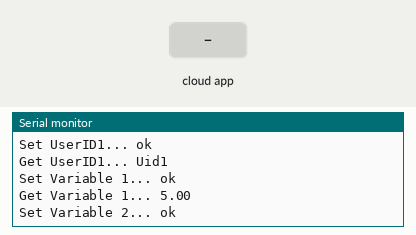
Simulated run of this sketch. Board: ESP8266 (NodeMCU). On the bench: the last lines printed to the serial monitor. The inputs (shaded band) are chosen by the test bench. WiFi joins after 1.5 s; servers stay silent unless stated; network time is answered at once with the bench clock; the local clock reads 2024-03-15 10:24:30 at power-on unless the sketch sets it; random numbers use the default seed unless the sketch sets one; the Firebase database answers and starts empty.

Above: at 2.7 s.
2.8 s: the phone or cloud app sets Name to 0
At 3.92 s:
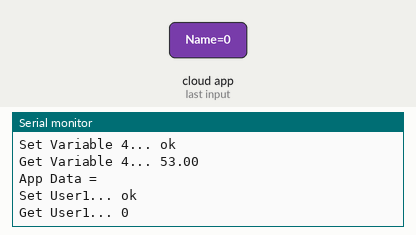
5.2 s: the phone or cloud app sets UserId to 0
At 6.17 s:
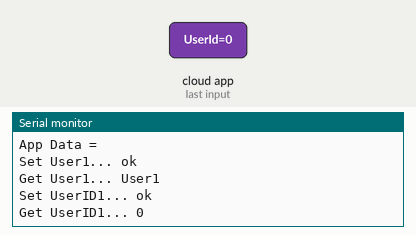
7.5 s: the phone or cloud app sets Variable1 to 0
At 7.52 s:
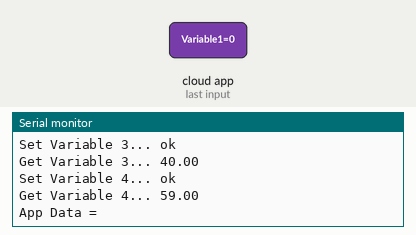
9.0 s: the phone or cloud app sets Variable2 to 0
10.5 s: the phone or cloud app sets Variable3 to 0
At 10.98 s:
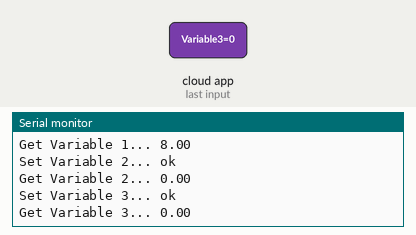
12.0 s: the phone or cloud app sets Variable4 to 0
At 13.23 s:
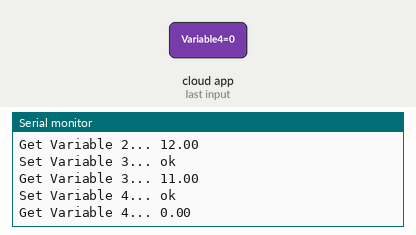
Timing chart, 0 to 14.5 s (numbered marks = the images above; inputs shaded):
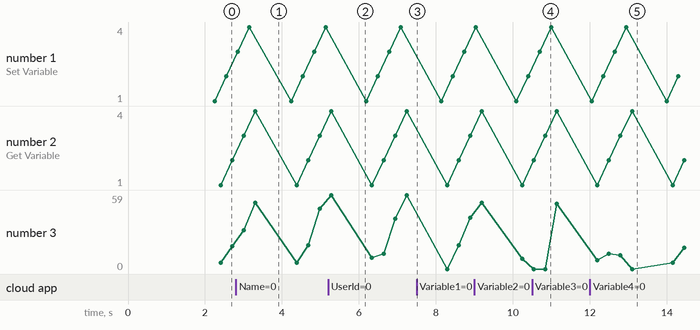

The sketch:

nodemcu_2_way_communication_water_manag_pro.ino
```cpp
#if defined(ESP32)
#include <WiFi.h>
#include <FirebaseESP32.h>
#elif defined(ESP8266)
#include <ESP8266WiFi.h>
#include <FirebaseESP8266.h>
#endif

#include <WiFiUdp.h>
#include <NTPClient.h>

WiFiUDP ntpUDP;
NTPClient timeClient(ntpUDP, "pool.ntp.org",19800);

//Provide the token generation process info.
#include <addons/TokenHelper.h>

//Provide the RTDB payload printing info and other helper functions.
#include <addons/RTDBHelper.h>

/* 1. Define the WiFi credentials */
#define WIFI_SSID "IQOO Z3 RN1015"
#define WIFI_PASSWORD "yrge1423"

//For the following credentials, see examples/Authentications/SignInAsUser/EmailPassword/EmailPassword.ino

/* 2. Define the API Key */
#define API_KEY "AIzaSyCTNtHX-G3JPNy7-zSXXo-6OncyL6qgiJ0"

/* 3. Define the RTDB URL */
#define DATABASE_URL "https://es-lab-75371-default-rtdb.firebaseio.com/" //<databaseName>.firebaseio.com or <databaseName>.<region>.firebasedatabase.app

/* 4. Define the user Email and password that alreadey registerd or added in your project */
#define USER_EMAIL "kannan.m21@iiits.in"
#define USER_PASSWORD "123456789"

//Define Firebase Data object
FirebaseData fbdo;
FirebaseAuth auth;
FirebaseConfig config;

unsigned long sendDataPrevMillis = 0;
String appdata = "";


unsigned long count = 0;

String getCurrentTimeString()
{
timeClient.update();
time_t now = timeClient.getEpochTime();
struct tm *timeinfo;
timeinfo = localtime(&now);
char buffer[30];
strftime(buffer, sizeof(buffer), "%A, %Y-%m-%d %H:%M:%S", timeinfo);
return String(buffer);
}


void setup()
{

Serial.begin(115200);

WiFi.begin(WIFI_SSID, WIFI_PASSWORD);
Serial.print("Connecting to Wi-Fi");
while (WiFi.status() != WL_CONNECTED)
{
Serial.print(".");
delay(300);
}
Serial.println();
Serial.print("Connected with IP: ");
Serial.println(WiFi.localIP());
Serial.println();

Serial.printf("Firebase Client v%s\n\n", FIREBASE_CLIENT_VERSION);

/* Assign the api key (required) */
config.api_key = API_KEY;
auth.user.email = USER_EMAIL;
auth.user.password = USER_PASSWORD;

config.database_url = DATABASE_URL;

config.token_status_callback = tokenStatusCallback; //see addons/TokenHelper.h

Firebase.begin(&config, &auth);

Firebase.reconnectWiFi(true);

Firebase.setDoubleDigits(5);

timeClient.begin();
//timeClient.setTimeOffset(19800); // UTC+5:30 for India
}


void loop()
{
float v1 = random(1,10);
float v2 = random(11,20);
float v3 = random(4,50);
float v4 = random(51,60);

if (Firebase.ready() && (millis() - sendDataPrevMillis > 1000 || sendDataPrevMillis == 0))
{
sendDataPrevMillis = millis();

Serial.printf("Set User1... %s\n", Firebase.setString(fbdo, F("/User1/Name"), "User1") ? "ok" : fbdo.errorReason().c_str());

Serial.printf("Get User1... %s\n", Firebase.getString(fbdo, F("/User1/Name")) ? String(fbdo.to<String>()).c_str() : fbdo.errorReason().c_str());

Serial.printf("Set UserID1... %s\n", Firebase.setString(fbdo, F("/User1/UserId"), "Uid1") ? "ok" : fbdo.errorReason().c_str());

Serial.printf("Get UserID1... %s\n", Firebase.getString(fbdo, F("/User1/UserId")) ? String(fbdo.to<String>()).c_str() : fbdo.errorReason().c_str());

Serial.printf("Set Variable 1... %s\n", Firebase.setFloat(fbdo, F("/User1/node1/Variable1"), v1) ? "ok" : fbdo.errorReason().c_str());

Serial.printf("Get Variable 1... %s\n", Firebase.getFloat(fbdo, F("/User1/node1/Variable1")) ? String(fbdo.to<float>()).c_str() : fbdo.errorReason().c_str());

Serial.printf("Set Variable 2... %s\n", Firebase.setFloat(fbdo, F("/User1/node1/Variable2"), v2) ? "ok" : fbdo.errorReason().c_str());

Serial.printf("Get Variable 2... %s\n", Firebase.getFloat(fbdo, F("/User1/node1/Variable2")) ? String(fbdo.to<float>()).c_str() : fbdo.errorReason().c_str());

Serial.printf("Set Variable 3... %s\n", Firebase.setFloat(fbdo, F("/User1/node2/Variable3"), v3) ? "ok" : fbdo.errorReason().c_str());

Serial.printf("Get Variable 3... %s\n", Firebase.getFloat(fbdo, F("/User1/node2/Variable3")) ? String(fbdo.to<float>()).c_str() : fbdo.errorReason().c_str());

Serial.printf("Set Variable 4... %s\n", Firebase.setFloat(fbdo, F("/User1/node2/Variable4"), v4) ? "ok" : fbdo.errorReason().c_str());

Serial.printf("Get Variable 4... %s\n", Firebase.getFloat(fbdo, F("/User1/node2/Variable4")) ? String(fbdo.to<float>()).c_str() : fbdo.errorReason().c_str());


//For the usage of FirebaseJson, see examples/FirebaseJson/BasicUsage/Create_Parse_Edit.ino
FirebaseJson json;
// json.set(".sv","timestamp");
json.set("time",getCurrentTimeString());
//Serial.printf("Set json... %s\n", Firebase.set(fbdo, F("/User1"), json) ? "ok" : fbdo.errorReason().c_str());
// Serial.printf("Update node... %s\n", Firebase.updateNode(fbdo, F("/test/json/value/round"), json) ? "ok" : fbdo.errorReason().c_str());
Serial.println();
count++;
}


//**************************Read from Cloud*********************************//
if (Firebase.getString(fbdo, "/User1/boolean"))
{
appdata = fbdo.stringData();
Serial.print("App Data = ");
Serial.println(appdata);
Serial.println();
}
else
{
Serial.println(fbdo.errorReason());
}

}
```

Measured:
- after the input at 2.8 s, the serial monitor: prints a new line after 0.99 s (image 1)
- after the input at 5.2 s, the serial monitor: prints a new line after 0.84 s (image 2)
- after the input at 10.5 s, the serial monitor: prints a new line after 0.35 s (image 4)
- after the input at 12.0 s, the serial monitor: prints a new line after 1.1 s (image 5)
